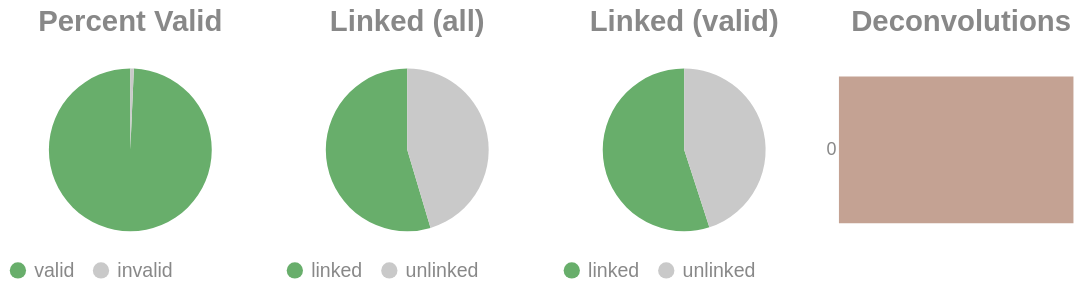

Notebook code cell kept with this figure:
### Code cell
if SKIPLR:
    pass
else:
    clash = Counter()
    for i in valids['molecule'].to_list():
        _mol = i.split("-")
        if len(_mol) == 1:
            clash.update('0')
        else:
            clash.update(_mol[-1])

    _d = {"deconvolutions": [], 'count': []}
    for k,v in clash.items():
        _d['deconvolutions'].append(k)
        _d['count'].append(v)

    tot_valid = valids['reads'].sum()
    mask = valids['reads'] >= 2
    n_linked_reads = valids.filter(mask)['reads'].sum()
    if n_linked_reads == 0:
        print_html("No linked molecules (>=2 reads) were detected; skipping linked-only distributions.")
        SKIPLR = True
    else:
        perc_valid = round(tot_valid / n_reads, 4)
        linked_perc_abs = round(n_linked_reads / n_reads, 4)
        linked_perc = round(n_linked_reads / tot_valid, 4)

    _valid = pl.DataFrame({"valids": ['valid', 'invalid'], "count": [tot_valid, n_reads - tot_valid]})
    _linked_abs = pl.DataFrame({"linked (absolute)": ['linked', 'unlinked'], "count": [n_linked_reads, n_reads - n_linked_reads]})
    _linked_rel = pl.DataFrame({"linked (valids)": ['linked', 'unlinked'], "count": [n_linked_reads, tot_valid - n_linked_reads]})

    (
        alt.hconcat(
            piechart(_valid, goodval = 'valid', title = "Percent Valid"),
            piechart(_linked_abs, goodval = "linked", title =  "Linked (all)"),
            piechart(_linked_rel, goodval = "linked", title =  "Linked (valid)"),
            convolutionbar(pl.DataFrame(_d), title = "Deconvolutions"),
            center = True,
            bounds = 'flush'
        )
        .resolve_scale(color='independent')
        .resolve_legend('independent')
        .properties(usermeta={'embedOptions': {"actions": False}})
    ).display()

### Figure 1 — Vega-Lite specification as saved in the notebook (floating-point values rounded to 4 significant figures)
{"width": "container", "height": 400, "config": {"title": {"anchor": "start", "dy": -15, "fontSize": 18, "color": "#888888", "subtitleColor": "#888888", "subtitleFontSize": 14}, "arc": {"fill": "#0072B2"}, "axis": {"domainColor": "#888888", "domainWidth": 0.5, "gridWidth": 0.2, "grid": false, "titleFontWeight": 400, "titleFontSize": 15, "labelFontSize": 11, "labelColor": "#888888", "tickColor": "#888888", "tickWidth": 0.2, "titleColor": "#888888"}, "axisBand": {"grid": false}, "axisX": {"grid": true, "tickSize": 10, "domainCap": "round"}, "axisY": {"domain": false, "grid": true, "tickSize": 0, "domainCap": "round"}, "background": "transparent", "header": {"labelFontSize": 15, "labelColor": "#888888", "titleFontSize": 15, "titleFontWeight": 600, "titleColor": "#888888"}, "legend": {"labelFont": "sans-serif", "labelFontSize": 12, "labelColor": "#888888", "symbolSize": 100, "symbolType": "circle", "titleFontSize": 12, "titlePadding": 10, "titleColor": "#888888", "title": null}, "range": {"category": ["#E69F00", "#56B4E9", "#009E73", "#F0E442", "#0072B2", "#D55E00", "#CC79A7", "#000000"], "diverging": ["#cfe8f3", "#a2d4ec", "#73bfe2", "#46abdb", "#1696d2", "#12719e"]}, "area": {"fill": "#0072B2", "fillOpacity": 0.7, "line": true, "strokeOpacity": 0.7}, "line": {"color": "#0072B2", "stroke": "#0072B2", "strokeWidth": 2}, "trail": {"color": "#0072B2", "stroke": "#0072B2", "strokeWidth": 0, "size": 1}, "point": {"filled": true, "fillOpacity": 1.0, "size": 95}, "text": {"color": "#888888", "fontSize": 11, "align": "right", "fontWeight": 400, "size": 11}, "bar": {"fill": "#0072B2", "stroke": null}, "view": {"stroke": null, "continuousWidth": 660, "continuousHeight": 400}}, "hconcat": [{"data": {"name": "data-7bd2a6f06946a1e3eea56573d803fce2"}, "mark": {"type": "arc"}, "encoding": {"color": {"field": "valids", "legend": {"orient": "bottom", "title": null}, "scale": {"domain": ["valid", "invalid"], "range": ["#68ae6b", "#C9C9C9"]}, "title": "Valids", "type": "nominal"}, "theta": {"field": "count", "type": "quantitative"}, "tooltip": [{"field": "valids", "title": "Valids", "type": "ordinal"}, {"field": "percent", "format": ".2%", "title": "Percent", "type": "quantitative"}, {"field": "count", "title": "Count", "type": "quantitative"}]}, "height": 100, "title": {"text": "Percent Valid", "align": "center", "anchor": "middle"}, "transform": [{"calculate": "datum.count / 15283583", "as": "percent"}], "width": 150}, {"data": {"name": "data-8072f2715823863c42541aa1024c98cf"}, "mark": {"type": "arc"}, "encoding": {"color": {"field": "linked (absolute)", "legend": {"orient": "bottom", "title": null}, "scale": {"domain": ["linked", "unlinked"], "range": ["#68ae6b", "#C9C9C9"]}, "title": "Linked (Absolute)", "type": "nominal"}, "theta": {"field": "count", "type": "quantitative"}, "tooltip": [{"field": "linked (absolute)", "title": "Linked (Absolute)", "type": "ordinal"}, {"field": "percent", "format": ".2%", "title": "Percent", "type": "quantitative"}, {"field": "count", "title": "Count", "type": "quantitative"}]}, "height": 100, "title": {"text": "Linked (all)", "align": "center", "anchor": "middle"}, "transform": [{"calculate": "datum.count / 15283583", "as": "percent"}], "width": 150}, {"data": {"name": "data-661f61fc3bb279e6122e243370ed59d1"}, "mark": {"type": "arc"}, "encoding": {"color": {"field": "linked (valids)", "legend": {"orient": "bottom", "title": null}, "scale": {"domain": ["linked", "unlinked"], "range": ["#68ae6b", "#C9C9C9"]}, "title": "Linked (Valids)", "type": "nominal"}, "theta": {"field": "count", "type": "quantitative"}, "tooltip": [{"field": "linked (valids)", "title": "Linked (Valids)", "type": "ordinal"}, {"field": "percent", "format": ".2%", "title": "Percent", "type": "quantitative"}, {"field": "count", "title": "Count", "type": "quantitative"}]}, "height": 100, "title": {"text": "Linked (valid)", "align": "center", "anchor": "middle"}, "transform": [{"calculate": "datum.count / 15177611", "as": "percent"}], "width": 150}, {"data": {"name": "data-ed27a1e0f9a845ab06c75b27c2b6923d"}, "mark": {"type": "bar"}, "encoding": {"color": {"field": "deconvolutions", "legend": null, "scale": {"scheme": "lightgreyred"}, "type": "nominal"}, "tooltip": [{"field": "deconvolutions", "title": "Deconvolutions", "type": "ordinal"}, {"field": "percent", "format": ".2%", "title": "Percent", "type": "quantitative"}, {"field": "count", "title": "Count", "type": "quantitative"}], "x": {"axis": null, "field": "count", "type": "quantitative"}, "y": {"field": "deconvolutions", "sort": "ascending", "title": null, "type": "nominal"}}, "height": 100, "title": {"text": "Deconvolutions", "align": "center", "anchor": "middle"}, "transform": [{"calculate": "datum.count / 9597750", "as": "percent"}], "width": 150}], "bounds": "flush", "center": true, "resolve": {"legend": {"angle": "independent"}, "scale": {"color": "independent"}}, "usermeta": {"embedOptions": {"actions": false}}, "$schema": "https://vega.github.io/schema/vega-lite/v6.1.0.json", "datasets": {"data-7bd2a6f06946a1e3eea56573d803fce2": [{"valids": "valid", "count": 15177611}, {"valids": "invalid", "count": 105972}], "data-8072f2715823863c42541aa1024c98cf": [{"linked (absolute)": "linked", "count": 8348697}, {"linked (absolute)": "unlinked", "count": 6934886}], "data-661f61fc3bb279e6122e243370ed59d1": [{"linked (valids)": "linked", "count": 8348697}, {"linked (valids)": "unlinked", "count": 6828914}], "data-ed27a1e0f9a845ab06c75b27c2b6923d": [{"deconvolutions": "0", "count": 9597750}]}}
